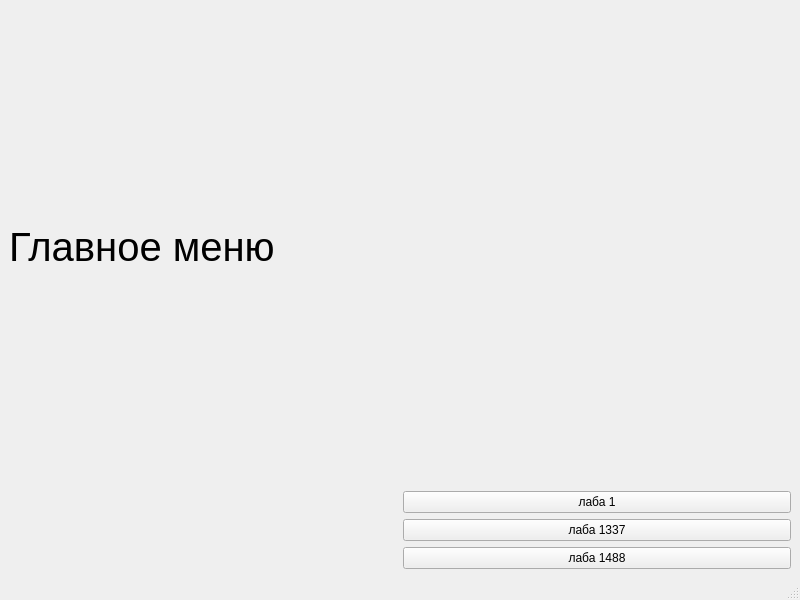
<?xml version="1.0" encoding="UTF-8"?>
<ui version="4.0">
 <class>MainWindow</class>
 <widget class="QMainWindow" name="MainWindow">
  <property name="geometry">
   <rect>
    <x>0</x>
    <y>0</y>
    <width>800</width>
    <height>600</height>
   </rect>
  </property>
  <property name="windowTitle">
   <string>MainWindow</string>
  </property>
  <widget class="QWidget" name="centralwidget">
   <layout class="QGridLayout" name="gridLayout">
    <item row="2" column="1">
     <widget class="QPushButton" name="middlePushButton">
      <property name="text">
       <string>лаба 1337</string>
      </property>
     </widget>
    </item>
    <item row="3" column="1">
     <widget class="QPushButton" name="lowerPushButton">
      <property name="text">
       <string>лаба 1488</string>
      </property>
     </widget>
    </item>
    <item row="0" column="0" colspan="2">
     <widget class="QLabel" name="label">
      <property name="font">
       <font>
        <pointsize>30</pointsize>
       </font>
      </property>
      <property name="text">
       <string>Главное меню</string>
      </property>
     </widget>
    </item>
    <item row="1" column="1">
     <widget class="QPushButton" name="upperPushButton">
      <property name="text">
       <string>лаба 1</string>
      </property>
     </widget>
    </item>
   </layout>
  </widget>
  <widget class="QMenuBar" name="menubar">
   <property name="geometry">
    <rect>
     <x>0</x>
     <y>0</y>
     <width>800</width>
     <height>22</height>
    </rect>
   </property>
  </widget>
  <widget class="QStatusBar" name="statusbar"/>
 </widget>
 <resources/>
 <connections/>
</ui>
